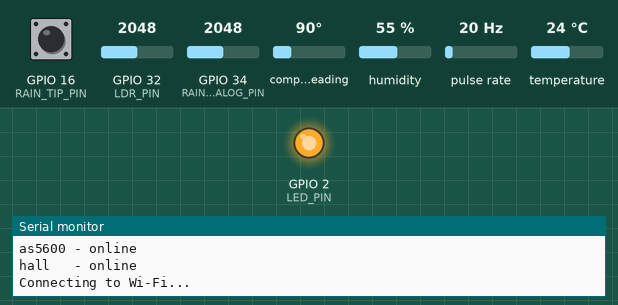
Simulated run of this sketch. Board: ESP32. On the bench: output pins drawn as LEDs (lit = HIGH), the last lines printed to the serial monitor. Wiring (inferred from the names in the program): pulse sensor: data GPIO 15; AS5600 angle sensor at I2C address 0x36. Inputs (shaded band) come from the test bench; at power-on: GPIO 34 (RAIN_ANALOG_PIN) = 2048, GPIO 16 (RAIN_TIP_PIN) HIGH, GPIO 32 (LDR_PIN) = 2048, compass heading 90°, humidity 55 %, pulse rate 20 Hz, temperature 24 °C. WiFi joins after 1.5 s; servers stay silent unless stated; no MQTT or app messages arrive unless stated; not simulated (calls return 0 or success): secrets.h; names the files do not define were given values by the test bench: MQTT_PORT = 1883.

Above: at 1.6 s.
At 4.3 s:
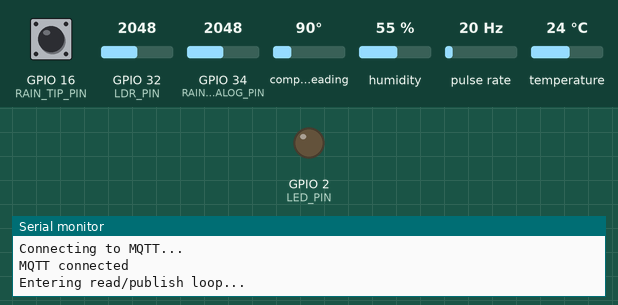
4.4 s: GPIO 34 (RAIN_ANALOG_PIN) set to 2866
14.7 s: GPIO 34 (RAIN_ANALOG_PIN) set to 3540
Timing chart, 0 to 29.7 s (numbered marks = the images above; inputs shaded):
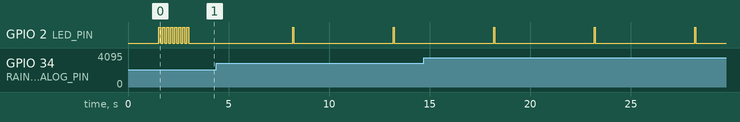

The sketch:

sketch_oct20a.ino
```cpp
#include <WiFi.h>
#include <WiFiClientSecure.h>
#include <PubSubClient.h>
#include <ArduinoJson.h>
#include <DHT11.h>
#include <Wire.h>
#include "secrets.h"

// ============================================================
// PINS
// ============================================================
#define DHTPIN              4
#define LED_PIN             2
#define RAIN_ANALOG_PIN     34
#define RAIN_DIGITAL_PIN    35
#define HALL_SENSOR_PIN     15
#define RAIN_TIP_PIN        16
#define LDR_PIN             32
#define AS5600_SDA          21
#define AS5600_SCL          22

// ============================================================
// SETTINGS
// ============================================================
const float ANEMOMETER_RADIUS_CM = 15.0;
const float PI_VAL = 3.14159265;

#define RAIN_THRESHOLD      2500
#define DRIZZLE_THRESHOLD   3500
#define LDR_DAY_THRESHOLD   2000

const float MM_PER_TIP = 0.2;
const unsigned long TIP_DEBOUNCE_MS = 50;
#define AS5600_ADDR 0x36

const unsigned long LOG_INTERVAL = 5000;          // read + publish every 5s
const unsigned long WIFI_RETRY_INTERVAL = 30000;  // retry WiFi every 30s
const unsigned long CONNECT_WAIT_MS = 10000;      // max wait before continuing offline

// ============================================================
// OBJECTS & VARIABLES
// ============================================================
DHT11 dht11(DHTPIN);
WiFiClientSecure secureClient;
PubSubClient mqttClient(secureClient);

volatile unsigned long rotationCount = 0;
unsigned long lastWindMeasurement = 0;

volatile unsigned long tipCount = 0;
volatile unsigned long tipsSincePublish = 0;
volatile unsigned long lastTipMs = 0;

unsigned long lastLogTime = 0;
unsigned long lastWifiRetry = 0;

// ============================================================
// INTERRUPTS
// ============================================================
void IRAM_ATTR countRotation() {
  rotationCount++;
}

void IRAM_ATTR countTip() {
  unsigned long now = millis();
  if (now - lastTipMs >= TIP_DEBOUNCE_MS) {
    lastTipMs = now;
    tipCount++;
    tipsSincePublish++;
  }
}

// ============================================================
// SENSOR PRESENCE CHECKS
// ============================================================
bool checkDHT11() {
  int t = 0, h = 0;
  return dht11.readTemperatureHumidity(t, h) == 0;
}

bool checkRainSensor() {
  int v = analogRead(RAIN_ANALOG_PIN);
  // floating/unconnected pins often sit at extremes or noise;
  // treat a readable ADC range as present
  return v >= 0 && v <= 4095;
}

bool checkLDR() {
  int v = analogRead(LDR_PIN);
  return v >= 0 && v <= 4095;
}

bool checkAS5600() {
  Wire.beginTransmission(AS5600_ADDR);
  return Wire.endTransmission() == 0;
}

bool checkHallSensor() {
  // hall is interrupt-driven; pin mode valid counts as wired-ready
  pinMode(HALL_SENSOR_PIN, INPUT_PULLUP);
  return true;
}

void reportSensors() {
  Serial.println("--- Sensors ---");
  Serial.print("dht11  - ");
  Serial.println(checkDHT11() ? "online" : "offline");

  Serial.print("rain   - ");
  Serial.println(checkRainSensor() ? "online" : "offline");

  Serial.print("ldr    - ");
  Serial.println(checkLDR() ? "online" : "offline");

  Serial.print("as5600 - ");
  Serial.println(checkAS5600() ? "online" : "offline");

  Serial.print("hall   - ");
  Serial.println(checkHallSensor() ? "online" : "offline");
  Serial.println();
}

// ============================================================
// CONNECTIVITY
// ============================================================
bool tryConnectWiFi(unsigned long timeoutMs) {
  if (WiFi.status() == WL_CONNECTED) return true;

  Serial.println("Connecting to Wi-Fi...");
  WiFi.mode(WIFI_STA);
  WiFi.begin(WIFI_SSID, WIFI_PASSWORD);

  unsigned long start = millis();
  while (WiFi.status() != WL_CONNECTED && (millis() - start) < timeoutMs) {
    digitalWrite(LED_PIN, HIGH);
    delay(100);
    digitalWrite(LED_PIN, LOW);
    delay(100);
  }

  if (WiFi.status() == WL_CONNECTED) {
    Serial.print("Wi-Fi OK | IP ");
    Serial.println(WiFi.localIP());
    return true;
  }

  Serial.println("Wi-Fi unavailable (will keep retrying)");
  return false;
}

bool tryConnectMQTT(unsigned long timeoutMs) {
  if (WiFi.status() != WL_CONNECTED) {
    Serial.println("MQTT skipped: no Wi-Fi");
    return false;
  }

  if (mqttClient.connected()) return true;

  Serial.println("Connecting to MQTT...");
  String clientId = "agroweather-esp32-" + String((uint32_t)ESP.getEfuseMac(), HEX);

  unsigned long start = millis();
  while ((millis() - start) < timeoutMs) {
    if (mqttClient.connect(clientId.c_str(), MQTT_USERNAME, MQTT_PASSWORD)) {
      Serial.println("MQTT connected");
      return true;
    }
    delay(500);
  }

  Serial.print("MQTT unavailable, state ");
  Serial.println(mqttClient.state());
  return false;
}

void maintainConnections() {
  unsigned long now = millis();

  // Retry WiFi every 30s if down
  if (WiFi.status() != WL_CONNECTED) {
    if (now - lastWifiRetry >= WIFI_RETRY_INTERVAL) {
      lastWifiRetry = now;
      tryConnectWiFi(CONNECT_WAIT_MS);
    }
    return;
  }

  // WiFi is up — keep MQTT up
  if (!mqttClient.connected()) {
    tryConnectMQTT(3000);
  }
}

// ============================================================
// SENSORS
// ============================================================
float readWindSpeed() {
  unsigned long now = millis();
  float elapsed = (now - lastWindMeasurement) / 1000.0;

  noInterrupts();
  unsigned long rotations = rotationCount;
  rotationCount = 0;
  interrupts();

  lastWindMeasurement = now;
  if (elapsed <= 0) return 0.0;

  float rps = (float)rotations / elapsed;
  float radiusM = ANEMOMETER_RADIUS_CM / 100.0;
  float mps = rps * (2.0 * PI_VAL * radiusM);
  return mps * 3.6;
}

float readRainfallMmAndReset() {
  noInterrupts();
  unsigned long tips = tipsSincePublish;
  tipsSincePublish = 0;
  interrupts();
  return tips * MM_PER_TIP;
}

float readWindDirectionDeg() {
  Wire.beginTransmission(AS5600_ADDR);
  Wire.write(0x0C);
  if (Wire.endTransmission(false) != 0) return -1.0;
  if (Wire.requestFrom((uint8_t)AS5600_ADDR, (uint8_t)2) != 2) return -1.0;

  uint16_t raw = ((uint16_t)Wire.read() << 8) | Wire.read();
  raw &= 0x0FFF;
  return (raw * 360.0) / 4096.0;
}

// ============================================================
// LOG READINGS (always)
// ============================================================
void logReadings(
  int dhtResult,
  int temperature,
  int humidity,
  int rainAnalog,
  int ldrValue,
  float windSpeed,
  float rainfallMm,
  float windDirection
) {
  Serial.print("[READ] ");

  if (dhtResult == 0) {
    Serial.print(temperature);
    Serial.print("°C ");
    Serial.print(humidity);
    Serial.print("%");
  } else {
    Serial.print("DHT ERR");
  }

  Serial.print(" | wind ");
  Serial.print(windSpeed, 2);
  Serial.print(" km/h");

  Serial.print(" | rain ");
  if (rainAnalog < RAIN_THRESHOLD) {
    Serial.print("rain");
  } else if (rainAnalog < DRIZZLE_THRESHOLD) {
    Serial.print("drizzle");
  } else {
    Serial.print("dry");
  }

  Serial.print(" ");
  Serial.print(rainfallMm, 2);
  Serial.print("mm");

  Serial.print(" | ldr ");
  Serial.print(ldrValue);

  Serial.print(" | dir ");
  if (windDirection >= 0.0) {
    Serial.print(windDirection, 1);
    Serial.print("°");
  } else {
    Serial.print("n/a");
  }

  Serial.println();
}

// ============================================================
// PUBLISH
// ============================================================
void publishWeather(
  int dhtResult,
  int temperature,
  int humidity,
  int rainAnalog,
  int ldrValue,
  float windSpeed,
  float rainfallMm,
  float windDirection
) {
  if (WiFi.status() != WL_CONNECTED) {
    Serial.println("[PUB] skipped: no Wi-Fi");
    return;
  }

  if (!mqttClient.connected()) {
    Serial.println("[PUB] skipped: MQTT not connected");
    return;
  }

  StaticJsonDocument<512> document;

  document["station_id"] = "station_01";

  if (dhtResult == 0) {
    document["temperature_c"] = temperature;
    document["humidity_percent"] = humidity;
  } else {
    document["temperature_c"] = nullptr;
    document["humidity_percent"] = nullptr;
  }

  document["day_night"] = (ldrValue > LDR_DAY_THRESHOLD) ? "night" : "day";
  document["rain_sensor"] = rainAnalog;

  const char* rainStatus;
  if (rainAnalog < RAIN_THRESHOLD) {
    rainStatus = "rain";
  } else if (rainAnalog < DRIZZLE_THRESHOLD) {
    rainStatus = "drizzle";
  } else {
    rainStatus = "dry";
  }
  document["rain_status"] = rainStatus;

  document["rainfall_mm"] = rainfallMm;
  document["wind_speed_kmh"] = windSpeed;

  if (windDirection >= 0.0) {
    document["wind_direction_deg"] = windDirection;
  } else {
    document["wind_direction_deg"] = nullptr;
  }

  document["pressure_hpa"] = nullptr;
  document["ldr_value"] = ldrValue;

  char payload[512];
  size_t n = serializeJson(document, payload, sizeof(payload));
  if (n == 0) {
    Serial.println("[PUB] FAIL: JSON serialize");
    return;
  }

  mqttClient.loop();
  bool ok = mqttClient.publish(MQTT_TOPIC, payload, false);

  if (ok) {
    Serial.println("[PUB] ok");
  } else {
    Serial.print("[PUB] FAIL | state ");
    Serial.println(mqttClient.state());
  }
}

// ============================================================
// SETUP
// ============================================================
void setup() {
  Serial.begin(115200);
  delay(1000);

  Serial.println("AgroWeather station starting...");

  pinMode(LED_PIN, OUTPUT);
  digitalWrite(LED_PIN, LOW);

  pinMode(DHTPIN, INPUT_PULLUP);
  pinMode(HALL_SENSOR_PIN, INPUT_PULLUP);
  pinMode(RAIN_TIP_PIN, INPUT_PULLUP);
  pinMode(RAIN_ANALOG_PIN, INPUT);
  pinMode(RAIN_DIGITAL_PIN, INPUT);
  pinMode(LDR_PIN, INPUT);

  attachInterrupt(digitalPinToInterrupt(HALL_SENSOR_PIN), countRotation, FALLING);
  attachInterrupt(digitalPinToInterrupt(RAIN_TIP_PIN), countTip, FALLING);

  Wire.begin(AS5600_SDA, AS5600_SCL);
  Wire.setClock(100000);

  // 1) Sensor check
  reportSensors();

  // 2) Wi-Fi (wait up to 10s, then continue offline)
  lastWifiRetry = millis();
  tryConnectWiFi(CONNECT_WAIT_MS);

  // 3) MQTT (only if Wi-Fi is up; wait up to 10s)
  secureClient.setInsecure();
  mqttClient.setServer(MQTT_HOST, MQTT_PORT);
  mqttClient.setBufferSize(512);

  if (WiFi.status() == WL_CONNECTED) {
    tryConnectMQTT(CONNECT_WAIT_MS);
  }

  lastWindMeasurement = millis();
  lastLogTime = millis();

  Serial.println("Entering read/publish loop...");
}

// ============================================================
// LOOP
// ============================================================
void loop() {
  // Keep trying connections in background
  maintainConnections();
  mqttClient.loop();

  unsigned long now = millis();

  if (now - lastLogTime >= LOG_INTERVAL) {
    lastLogTime = now;

    digitalWrite(LED_PIN, HIGH);
    delay(50);
    digitalWrite(LED_PIN, LOW);

    int temp = 0, hum = 0;
    int dhtResult = dht11.readTemperatureHumidity(temp, hum);
    int rainAnalog = analogRead(RAIN_ANALOG_PIN);
    int ldrValue = analogRead(LDR_PIN);
    float windSpeed = readWindSpeed();
    float rainfallMm = readRainfallMmAndReset();
    float windDir = readWindDirectionDeg();

    // Always read + display
    logReadings(
      dhtResult,
      temp,
      hum,
      rainAnalog,
      ldrValue,
      windSpeed,
      rainfallMm,
      windDir
    );

    // Then publish if online
    publishWeather(
      dhtResult,
      temp,
      hum,
      rainAnalog,
      ldrValue,
      windSpeed,
      rainfallMm,
      windDir
    );
  }
}
```

Measured:
- by itself, GPIO 2 (LED_PIN): alternates HIGH for 0.05 s and LOW for 5.0 s
